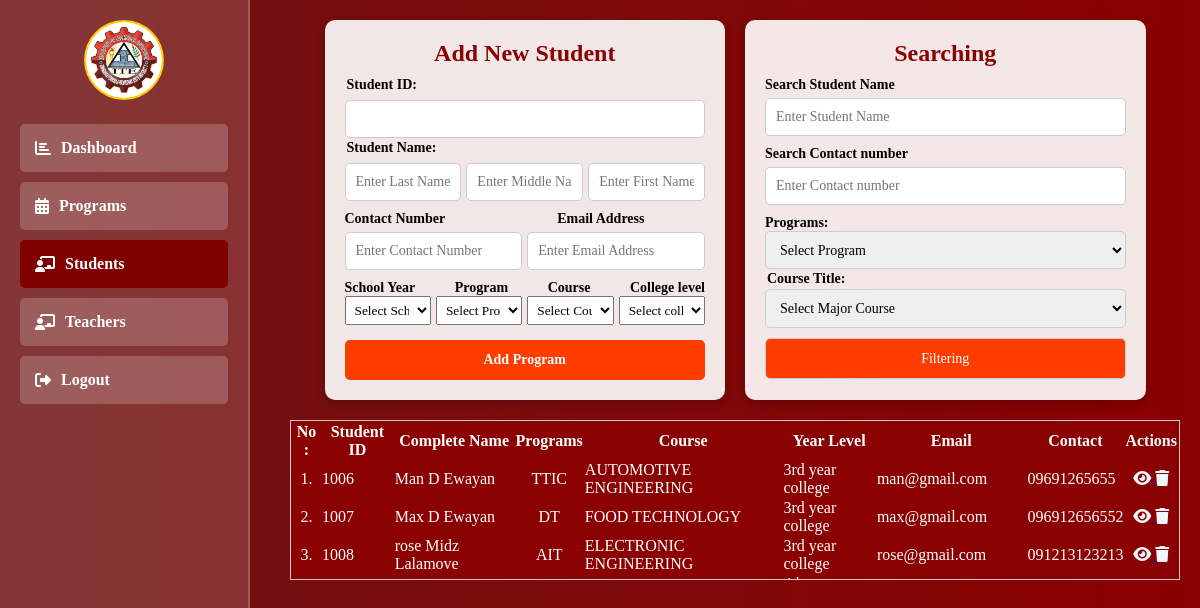
The app's page /admin/students.php (signed in) with its own data.
### tables this page shows
CREATE TABLE `students` (
  `id` int(11) NOT NULL,
  `student_code` varchar(100) DEFAULT NULL,
  `fname` varchar(100) NOT NULL,
  `mname` varchar(100) NOT NULL,
  `lname` varchar(100) NOT NULL,
  `profile` varchar(255) NOT NULL,
  `school_year` varchar(100) NOT NULL,
  `program` varchar(100) NOT NULL,
  `course` varchar(100) NOT NULL,
  `levels` int(10) NOT NULL,
  `section_id` int(11) DEFAULT NULL,
  `contact` varchar(20) NOT NULL,
  `email` varchar(100) NOT NULL,
  `verify` varchar(50) NOT NULL
);

CREATE TABLE `college_level` (
  `id` int(11) NOT NULL,
  `year_level` varchar(100) NOT NULL
);

### admin/admin_function.php (called while the page is built, shortened)
<?php
include "../db_connect.php";
function getYearLevel($id)
{
    global $pdo;
    try {
        $stmt = $pdo->prepare("
        SELECT *  FROM college_level WHERE id =?
        ");
        $stmt->execute([$id]);
        return $stmt->fetchAll();
    } catch (PDOException $e) {
        return [];
    }
}
function GetStudents()
{
    global $pdo;
    try {
        $stmt = $pdo->prepare("SELECT s.*,
            CONCAT(s.lname, ' ', s.mname, ' ', s.fname) AS student_name
         FROM students s
         ");
        $stmt->execute();
        $students = $stmt->fetchAll(PDO::FETCH_ASSOC);
        return $students;
    } catch (PDOException $e) {
        return [];
    }
}

### admin/students.php (the view, shortened to what this page needs)
<?php
include "../db_connect.php";
include "./admin_function.php";
?>
<!DOCTYPE html>
<html lang="en">
<head>
    <link rel="stylesheet" href="https://cdnjs.cloudflare.com/ajax/libs/font-awesome/6.2.0/css/all.css">
</head>
<body>
    <div class="sidebar">
        <div class="profile-info">
            <img src="../images/ITE.png" alt="Profile Icon" class="profile-icon">
        </div>
        <div class="sidebar-item">
            <a href="./index.php"><i class="fas fa-chart-bar"></i> Dashboard</a>
        </div>
        <div class="sidebar-item">
            <a href="./Program.php"><i class="fas fa-calendar-alt"></i> Programs</a>
        </div>
        <div class="sidebar-item" style="background-color: maroon;">
            <a href="./students.php"><i class="fas fa-chalkboard-teacher"></i> Students</a>
        </div>
        <div class="sidebar-item">
            <a href="./teachers.php"><i class="fas fa-chalkboard-teacher"></i>Teachers</a>
        </div>
        <div class="sidebar-item">
            <a href="./logout.php"><i class="fas fa-sign-out-alt"></i> Logout</a>
        </div>
    </div>
    <div class="content">
        <div class="dashboard-container">
            <div class="card">
                <h2>Add New Student</h2>
                <form action="" method="post">
                    <label for="student_id" style="margin: 2px; ;">Student ID:</label>
                    <input type="text" name="student_id" id="student_id" required>
                    <label style="margin: 2px;" for="program_id">Student Name:</label>
                    <div style="display: flex; gap:5px;">
                        <input type="text" name="lname" placeholder="Enter Last Name">
                        <input type="text" name="mname" placeholder="Enter Middle Name">
                        <input type="text" name="fname" placeholder="Enter First Name">
                    </div>
                    <div style="display: flex; gap: 7rem;">
                        <label for="contact">Contact Number</label>
                        <label for="email">Email Address</label>
                    </div>
                    <div style="display: flex; gap: 5px;">
                        <input placeholder="Enter Contact Number" type="text" name="contact" id="contact" required>
                        <input type="text" name="email" id="email" placeholder="Enter Email Address">
                    </div>
                    <div style="justify-content:space-between; display: flex;">
                        <label for="">School Year</label>
                        <label for="">Program</label>
                        <label for="">Course</label>
                        <label for="">College level</label>
                    </div>
                    <div style="display: flex; justify-content:space-between; gap:5px;">
                        <select style="padding: 5px;  width: 100%;" name="schoolYear" id="schoolYear">
                            <option value="">Select School Year</option>
                        </select>
                        <select style=" padding: 5px; width: 100%;" name="program" id="program">
                            <option value="">Select Program</option>
                        </select>
                        <select style=" padding: 5px; width: 100%;" name="course" id="courses">
                            <option value="">Select Course</option>
                        </select>
                        <select style=" padding: 5px; width: 100%;" name="college_level" id="college_level">
                            <option value="">Select college level</option>
                        </select>
                    </div>
                    <input type="submit" name="new_student" value="Add Program">
                </form>
            </div>
            <div class="card">
                <h2>Searching</h2>
                <form method="GET">
                    <label for="student_name">Search Student Name</label>
                    <input type="text" name="student_name" placeholder="Enter Student Name">
                    <label for="student_name">Search Contact number</label>
                    <input type="text" name="contact" placeholder="Enter Contact number">
                    <label for="program">Programs:</label>
                    <select name="program"
                        style="height: 2.4rem; width: 100%; padding: 10px; border: 1px solid #ccc; border-radius: 5px; font-size: 14px;">
                        <option value="">Select Program</option>
                    </select>
                    <label style=" margin: 2px;" for=" program_id">Course Title:</label>
                    <select
                        style="height: 2.4rem; width: 100%; padding: 10px; border: 1px solid #ccc; border-radius: 5px; font-size: 14px;"
                        name="course">
                        <option value="">Select Major Course</option>
                    </select>
                    <button class=" buttons" type="submit" onclick="display()" class="btn btn-primary"
                        style="margin-top: 10px; ">Filtering</button>
                </form>
            </div>
            <div class="card-table" id="tableNone"
                style="width: 100%; color: #ccc; border: 1px solid #ccc; height: 10rem; background-color: #8B0000; overflow-y: scroll;">
                <div class="tables-content" style=" background-color: #8B0000; display: flex; color: white;">
                    <table class="table" style=" width: 100%; ">
                        <thead>
                            <tr>
                                <th>No :</th>
                                <th>Student ID</th>
                                <th>Complete Name</th>
                                <th>Programs</th>
                                <th>Course</th>
                                <th>Year Level</th>
                                <th>Email</th>
                                <th>Contact</th>
                                <th>Actions</th>
                            </tr>
                        </thead>
                        <tbody>
                            <?php
                            $list = GetStudents();
                            foreach ($list as $index => $program) {
                                if (
                                    (!isset($_GET['student_name']) || $_GET['student_name'] == '' || $_GET['student_name'] == $program['student_name']) &&
                                    (!isset($_GET['student_name']) || $_GET['student_name'] == '' || $_GET['student_name'] == $program['student_name']) &&
                                    (!isset($_GET['contact']) || $_GET['contact'] == '' || $_GET['contact'] == $program['contact']) &&
                                    (!isset($_GET['program']) || $_GET['program'] == '' || $_GET['program'] == $program['program']) &&
                                    (!isset($_GET['course']) || $_GET['course'] == '' || $_GET['course'] == $program['course'])
                                ) {
                                    ?>
                                    <tr style="text-align: center;">
                                        <td style="margin-left: 5px;">
                                            <?php echo $index + 1 ?>.
                                        </td>
                                        <td style="text-align: left;">
                                            <?php echo htmlspecialchars($program['student_code']) ?>
                                        </td>
                                        <td style="text-align: left;">
                                            <?php echo htmlspecialchars($program['student_name']) ?>
                                        </td>
                                        <td>
                                            <?php echo htmlspecialchars($program['program']); ?>
                                        </td>
                                        <td style="text-align: left;"><?php echo htmlspecialchars($program['course']) ?></td>
                                        <td style="text-align: left;">
                                            <?php $year_level = getYearLevel($program['levels']); ?>
                                            <?php foreach ($year_level as $year_level_value) { ?>
                                                <?php echo $year_level_value['year_level']; ?>
                                            <?php } ?>
                                        </td>
                                        <td style="text-align: left;"><?php echo htmlspecialchars($program['email']) ?></td>
                                        <td style="text-align: left;"><?php echo htmlspecialchars($program['contact']) ?></td>
                                        <td>
                                            <div style="color: aliceblue;">
                                                <a
                                                    href="view_student.php?program_id=<?php echo $program['id']; ?>&program_name=<?php echo urlencode($program['program']); ?>&student_name=<?php echo urlencode($program['student_name']); ?></a>&course_name=<?php echo urlencode($program['course']); ?>&student_id=<?php echo urlencode($program['student_code']); ?>">
                                                    <i style="color: aliceblue;" class="fa fa-eye"></i>
                                                </a>
                                                <a class="delete-program" section="<?php echo $program['id']; ?>"><i
                                                        class="fa fa-trash"></i></a>
                                            </div>
                                        </td>
                                    </tr>
                                <?php }
                            } ?>
                        </tbody>
                    </table>
                </div>
            </div>
        </div>
</body>
</html>

### admin/students.php (style rules this page uses)
* { margin: 0; padding: 0; box-sizing: border-box; font-family: 'Georgia', serif; }
body { background: linear-gradient(to right, #6E1313, #8B0000); background-size: cover; display: flex; }
.sidebar { width: 250px; height: 100vh; background: rgba(255, 255, 255, 0.15); backdrop-filter: blur(10px); padding: 20px; position: fixed; left: 0; top: 0; border-right: 2px solid rgba(255, 255, 255, 0.2); }
.sidebar .profile-info { text-align: center; margin-bottom: 20px; }
.sidebar .profile-icon { width: 80px; border-radius: 50%; background: white; padding: 5px; border: 2px solid #ffcc00; }
.sidebar-item { padding: 15px; margin: 10px 0; background: rgba(255, 255, 255, 0.2); border-radius: 5px; font-size: 16px; }
.sidebar-item a { color: #FFFFFF; text-decoration: none; display: flex; align-items: center; font-weight: bold; }
.sidebar-item a i { margin-right: 10px; }
.content { margin-left: 270px; padding: 20px; width: calc(100% - 270px); }
.dashboard-container { display: flex; flex-wrap: wrap; justify-content: center; gap: 20px; }
.card { background: rgba(255, 255, 255, 0.9); padding: 20px; border-radius: 10px; width: 45%; box-shadow: 0px 4px 10px rgba(0, 0, 0, 0.2); }
.card h2, .card_table h2 { text-align: center; color: #8B0000; margin-bottom: 10px; font-size: 1.5rem; }
form label { display: block; font-weight: bold; margin-top: 10px; font-size: 14px; }
form input[type="text"] { width: 100%; padding: 10px; margin-top: 5px; border: 1px solid #ccc; border-radius: 5px; font-size: 14px; }
form input[type="submit"] { background-color: #ff3d00; color: white; padding: 12px; border: none; border-radius: 5px; margin-top: 15px; cursor: pointer; font-size: 14px; font-weight: bold; transition: 0.3s; width: 100%; }
.buttons { height: 2.6rem; background-color: #ff3d00; width: 100%; margin-top: 100%; color: #ffff; padding: 10px; border: 1px solid #ccc; border-radius: 5px; font-size: 14px; }

### records on screen
students: student_code "1006", student_name "Man D Ewayan", program "TTIC", course "AUTOMOTIVE ENGINEERING", email "man@gmail.com", contact "09691265655"
college_level: year_level "3rd year college"
students: student_code "1007", student_name "Max D Ewayan", program "DT", course "FOOD TECHNOLOGY", email "max@gmail.com", contact "096912656552"
students: student_code "1008", student_name "rose Midz Lalamove", program "AIT", course "ELECTRONIC ENGINEERING", email "rose@gmail.com", contact "091213123213"
